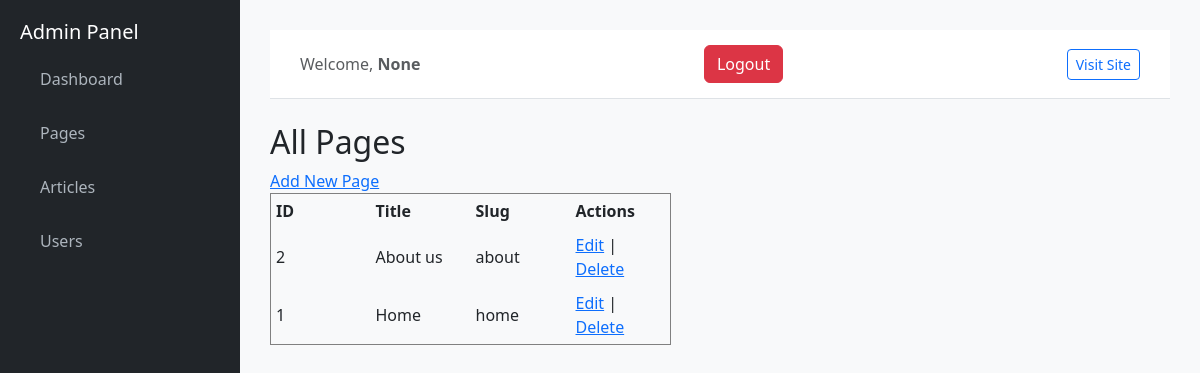
The app's page /admin/pages, older data.
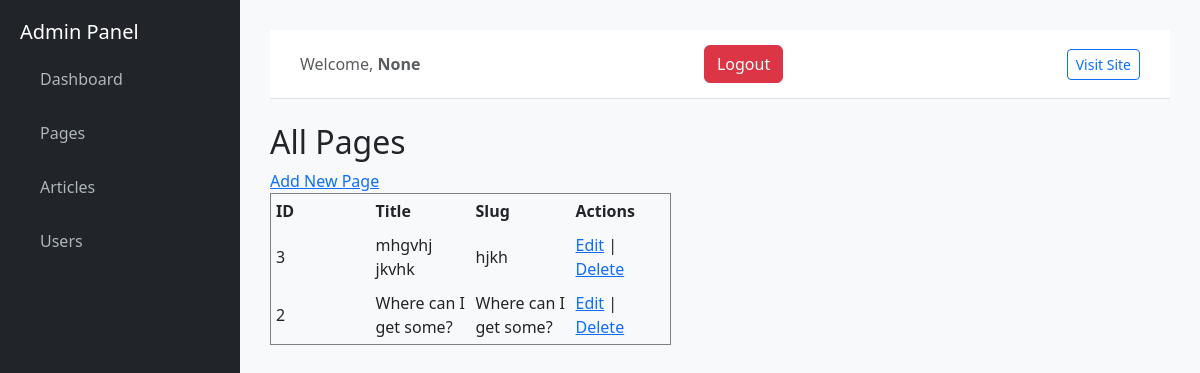
The same page, newer data.
### tables this page shows
CREATE TABLE pages (
            id INTEGER PRIMARY KEY AUTOINCREMENT,
            title TEXT NOT NULL,
            slug TEXT NOT NULL UNIQUE,
            content TEXT NOT NULL,
            created_at TIMESTAMP DEFAULT CURRENT_TIMESTAMP
        , thumbnail TEXT);

### admin_app/routes.py (the view)
@admin_bp.route("/pages")
def pages_view():
    conn = get_db()
    pages = conn.execute("SELECT * FROM pages ORDER BY id DESC").fetchall()
    conn.close()
    return render_template("pages.html", pages=pages)

### admin_app/routes.py (called while the page is built)
def get_db():
    conn = sqlite3.connect(DB_NAME)
    conn.row_factory = sqlite3.Row
    return conn

### admin_app/templates/pages.html (shortened to what this page needs)
{% extends "admin_base.html" %}
{% block content %}
<h2>All Pages</h2>
<a href="{{ url_for('admin.add_page_view') }}">Add New Page</a>
<table border="1" cellpadding="5">
    <tr>
        <th>ID</th>
        <th>Title</th>
        <th>Slug</th>
        <th>Actions</th>
    </tr>
    {% if pages %}
        {% for page in pages %}
        <tr>
            <td style="width:100px">{{ page['id'] }}</td>
            <td style="width:100px">{{ page['title'] }}</td>
            <td style="width:100px">{{ page['slug'] }}</td>
           <td style="width:100px">
                <a href="{{ url_for('admin.edit_page_view', id=page['id']) }}">Edit</a> |
                <a href="{{ url_for('admin.delete_page_view', id=page['id']) }}">Delete</a>
            </td>
        </tr>
        {% endfor %}
    {% else %}
        <tr>
            <td colspan="4">No pages found.</td>
        </tr>
    {% endif %}
</table>
{% endblock %}

Row changes from the older to the newer data that the page shows:
removed pages: id "1", title "Home", slug "home"
added pages: id "3", title "mhgvhj jkvhk", slug "hjkh"
changed pages id 2: title "About us" → "Where can I get some?"; slug "about" → "Where can I get some?"
